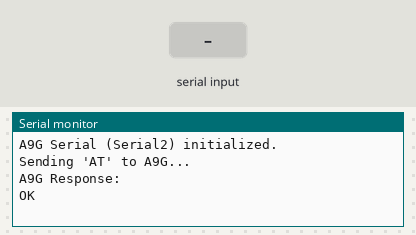
Simulated run of this sketch. Board: ESP32. On the bench: the last lines printed to the serial monitor. Inputs (shaded band) come from the test bench. The modem accepts every AT command (registered, SIM ready, sends succeed) and sends nothing else.

Above: at 3.2 s.
3.3 s: "1\n" received over Serial
At 3.7 s:
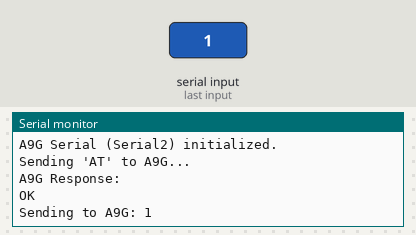
4.8 s: "1\n" received over the second serial link
At 6.0 s:
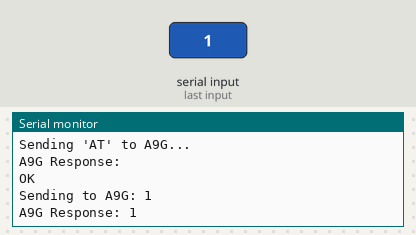
6.3 s: "0\n" received over Serial
At 7.1 s:
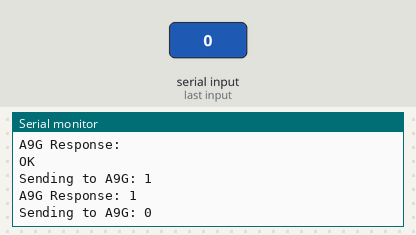
7.8 s: "0\n" received over the second serial link
At 8.3 s:
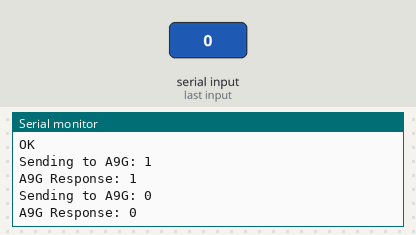

The sketch:

Custom_a9g_commands_via_esp.ino
```cpp
#include <HardwareSerial.h> // Include for HardwareSerial if not implicitly included

// Define the pins for communication with the A9G
// ESP32 GPIO16 (RX2) -> A9G TX
// ESP32 GPIO17 (TX2) -> A9G RX
const int A9G_RX_PIN = 16; // Connect this to A9G TX
const int A9G_TX_PIN = 17; // Connect this to A9G RX

HardwareSerial A9GSerial(2); // Use Serial2 for communication with A9G (TX2=17, RX2=16)

void setup() {
  // Initialize Serial Monitor for debugging
  Serial.begin(115200);
  while (!Serial); // Wait for serial connection to establish (for some boards)
  Serial.println("ESP32 ready. Sending AT commands to A9G...");
  Serial.println("Type your AT commands in the Serial Monitor below and press Enter.");

  // Initialize Serial2 for communication with A9G
  A9GSerial.begin(115200, SERIAL_8N1, A9G_RX_PIN, A9G_TX_PIN); // Common baud rate for AT modules
  while (!A9GSerial); // Wait for serial connection
  Serial.println("A9G Serial (Serial2) initialized.");

  // Small delay to allow A9G to fully boot up and be ready
  delay(2000);

  // Send a test AT command to check communication
  Serial.println("\nSending 'AT' to A9G...");
  A9GSerial.println("AT");
}

void loop() {
  // Read from ESP32 Serial Monitor (user input) and send to A9G
  if (Serial.available()) {
    String command = Serial.readStringUntil('\n'); // Read until newline
    command.trim(); // Remove leading/trailing whitespace including newline/carriage return

    if (command.length() > 0) {
      Serial.print("Sending to A9G: ");
      Serial.println(command);
      A9GSerial.println(command); // Send the command to A9G
    }
  }

  // Read from A9G and print to ESP32 Serial Monitor
  if (A9GSerial.available()) {
    Serial.print("A9G Response: ");
    while (A9GSerial.available()) {
      Serial.write(A9GSerial.read()); // Read byte by byte and print
    }
    // Ensure a newline after the response for clarity if A9G doesn't send one
    // A9G typically sends CRLF, but adding one here for safety in case.
    Serial.println();
  }
}
```

Measured:
- after the input at 3.3 s, the serial monitor: prints a new line at once (image 1)
- after the input at 4.8 s, the serial monitor: prints a new line at once (image 2)
- after the input at 6.3 s, the serial monitor: prints a new line at once (image 3)
- after the input at 7.8 s, the serial monitor: prints a new line at once (image 4)
